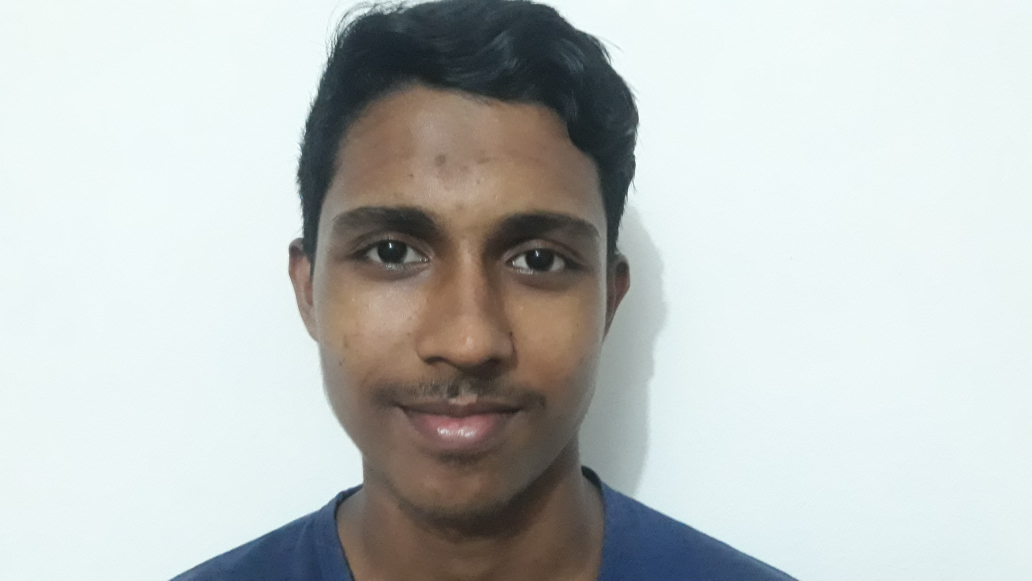
#> input picture TestImages/Test1.jpg, 4128 x 2322 px (shown at 1/4 size)
$ python tester.py
#> lines starting #> are read from the running program, lines starting #| are printed output that depends on the picture
### faceRecognition.py
import cv2
import os
import numpy as np

#This module contains all common functions that are called in tester.py file


#Given an image below function returns rectangle for face detected alongwith gray scale image
def faceDetection(test_img):
    gray_img=cv2.cvtColor(test_img,cv2.COLOR_BGR2GRAY)#convert color image to grayscale
    face_haar_cascade=cv2.CascadeClassifier('HaarCascade/haarcascade_frontalface_default.xml')#Load haar classifier
    faces=face_haar_cascade.detectMultiScale(gray_img,scaleFactor=1.32,minNeighbors=5)#detectMultiScale returns rectangles

    return faces,gray_img

#Given a directory below function returns part of gray_img which is face alongwith its label/ID
def labels_for_training_data(directory):
    faces=[]
    faceID=[]

    for path,subdirnames,filenames in os.walk(directory):
        for filename in filenames:
            if filename.startswith("."):
                print("Skipping system file")#Skipping files that startwith .
                continue

            id=os.path.basename(path)#fetching subdirectory names
            img_path=os.path.join(path,filename)#fetching image path
            print("img_path:",img_path)
            print("id:",id)
            test_img=cv2.imread(img_path)#loading each image one by one
            if test_img is None:
                print("Image not loaded properly")
                continue
            faces_rect,gray_img=faceDetection(test_img)#Calling faceDetection function to return faces detected in particular image
            if len(faces_rect)!=1:
               continue #Since we are assuming only single person images are being fed to classifier
            (x,y,w,h)=faces_rect[0]
            roi_gray=gray_img[y:y+w,x:x+h]#cropping region of interest i.e. face area from grayscale image
            faces.append(roi_gray)
            faceID.append(int(id))
    return faces,faceID


#Below function trains haar classifier and takes faces,faceID returned by previous function as its arguments
def train_classifier(faces,faceID):
    face_recognizer=cv2.face.LBPHFaceRecognizer_create()
    face_recognizer.train(faces,np.array(faceID))
    return face_recognizer

#Below function draws bounding boxes around detected face in image
def draw_rect(test_img,face):
    (x,y,w,h)=face
    cv2.rectangle(test_img,(x,y),(x+w,y+h),(255,0,0),thickness=5)

#Below function writes name of person for detected label
def put_text(test_img,text,x,y):
    cv2.putText(test_img,text,(x,y),cv2.FONT_HERSHEY_DUPLEX,2,(255,0,0),4)

### tester.py
import cv2
import os
import numpy as np
import faceRecognition as fr


#This module takes images  stored in diskand performs face recognition
test_img=cv2.imread('TestImages/Test1.jpg')#test_img path
#> test_img is the input picture: shape (2322, 4128, 3); mean B, G, R 194.6, 196.4, 191.7
faces_detected,gray_img=fr.faceDetection(test_img)
#> in faceDetection, `gray_img=cv2.cvtColor(test_img,cv2.COLOR_BGR2GRAY)#convert color image..`:
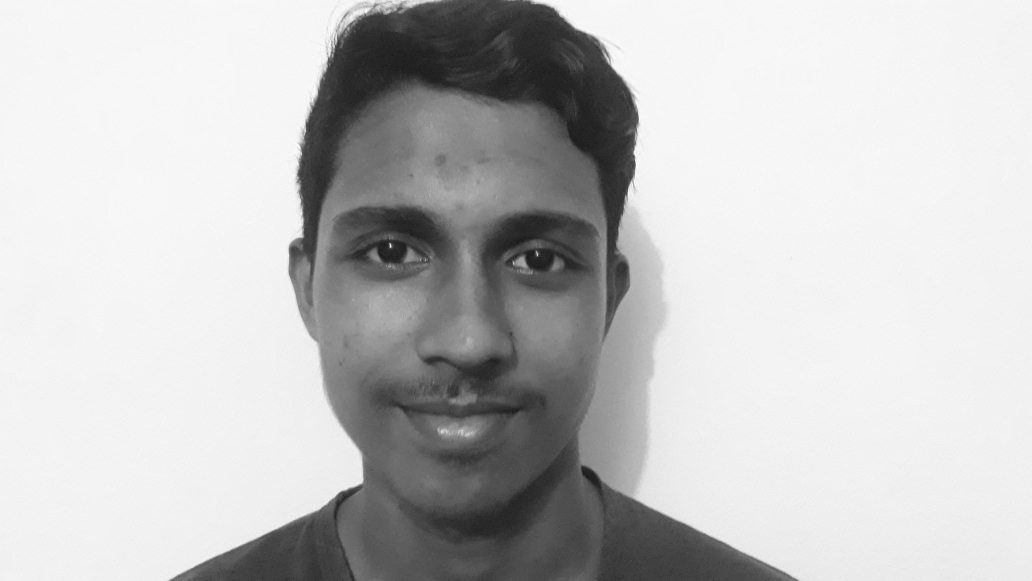
#> gray_img: shape (2322, 4128) (shown at 1/4 size); min 2, max 254, mean 194.7
#> in faceDetection, `faces=face_haar_cascade.detectMultiScale(gray_img,scaleFactor=1.32,min..`: faces = [[1024, 361, 1659, 1659]]
#> faces_detected = [[1024, 361, 1659, 1659]]
print("faces_detected:",faces_detected)
#| faces_detected: [[1024  361 1659 1659]]


#Comment belows lines when running this program second time.Since it saves training.yml file in directory
faces,faceID=fr.labels_for_training_data('trainingImages')
#> pass 2 of the loop in labels_for_training_data, `for path,subdirnames,filenames in os.walk(directory):`:
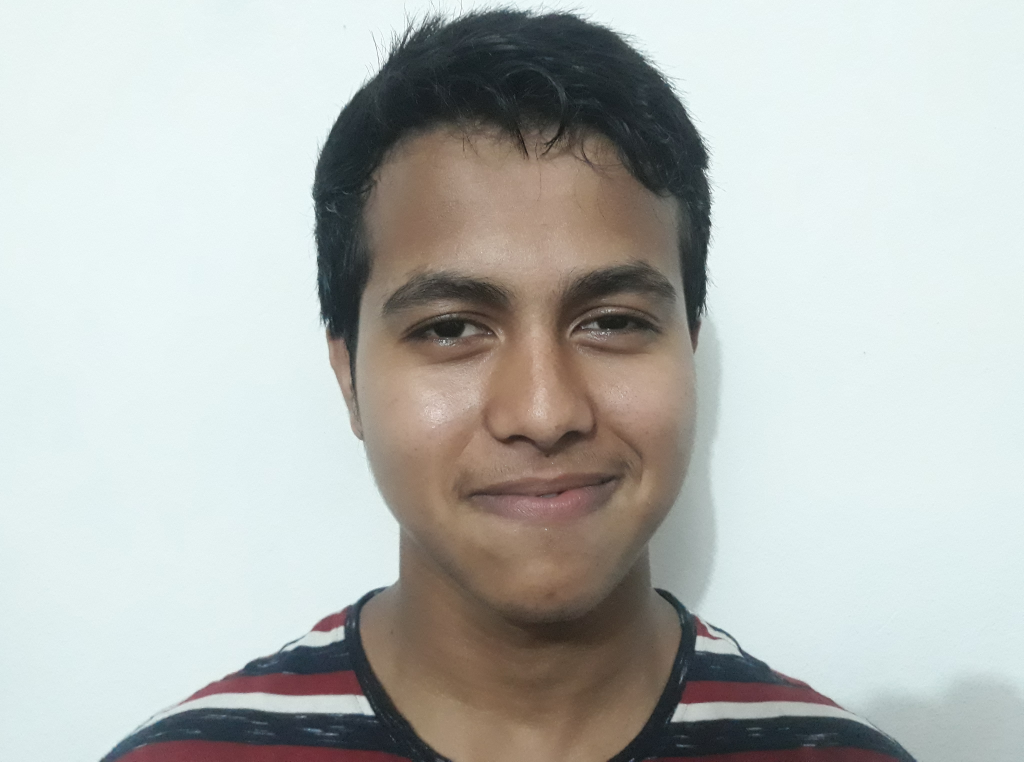
#> input picture trainingImages/0/Ahbab (1).jpg, 4095 x 3047 px (shown at 1/4 size)
#> in labels_for_training_data, test_img is the input picture: shape (3047, 4095, 3); mean B, G, R 183.1, 186.5, 183.5
#> in faceDetection (call 2), `gray_img=cv2.cvtColor(test_img,cv2.COLOR_BGR2GRAY)#convert color image..`:
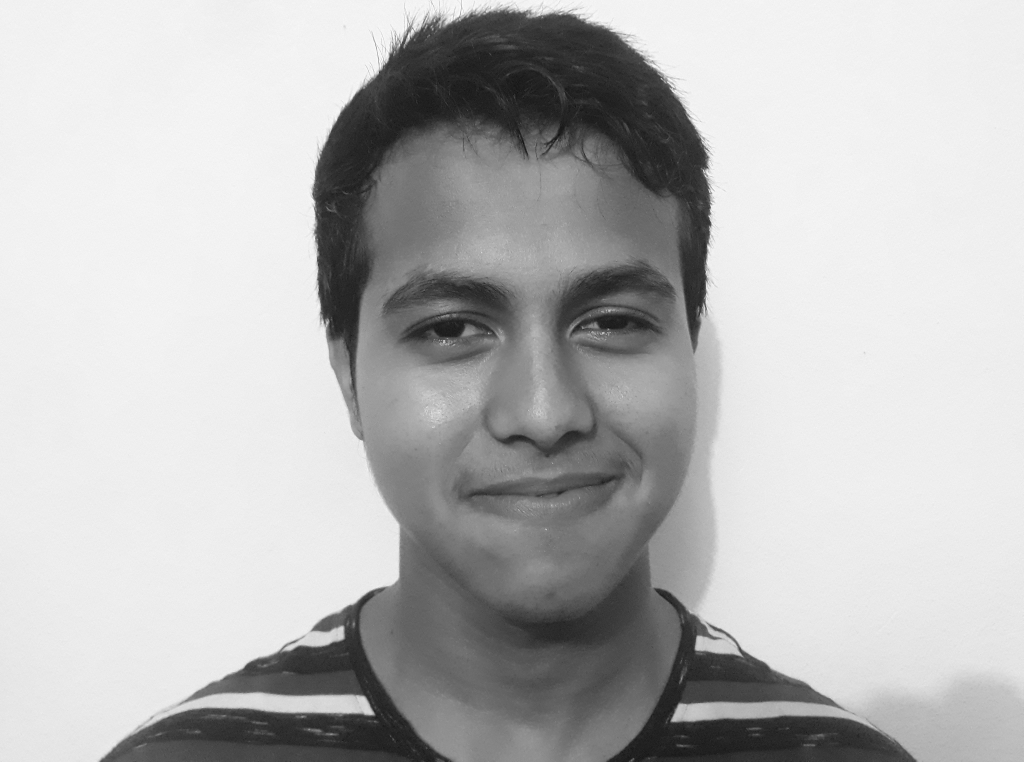
#> gray_img: shape (3047, 4095) (shown at 1/4 size); min 1, max 254, mean 185.1
#> faces = [[1256, 599, 1765, 1765]]
#> in labels_for_training_data, `(x,y,w,h)=faces_rect[0]`: x = 1256; y = 599; w = 1765
#> in labels_for_training_data, `roi_gray=gray_img[y:y+w,x:x+h]#cropping region of interest i.e. face a..`:
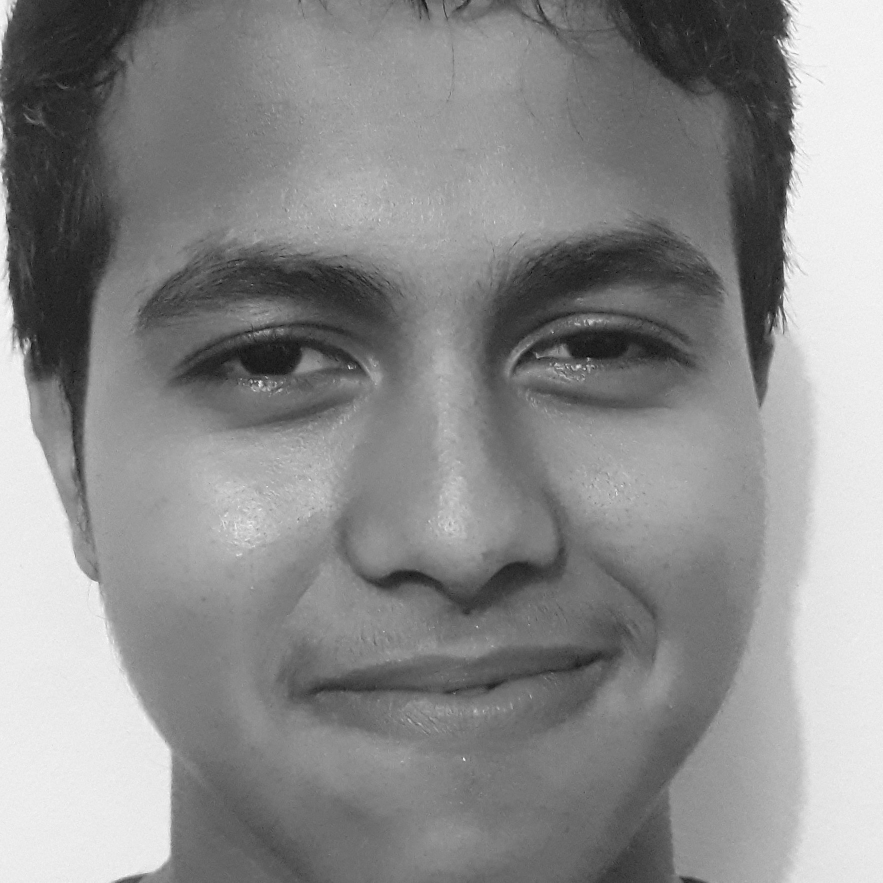
#> roi_gray: shape (1765, 1765) (shown at 1/2 size); min 2, max 254, mean 138.8
face_recognizer=fr.train_classifier(faces,faceID)
face_recognizer.write('trainingData.yml')


name={0:"Ahbab",1:"Ahsan",2:"Aju",3:"Fiaz",4:"Fizaa",5:"sadi",6:"Sani",7:"Sojib"}#creating dictionary containing names for each label

for face in faces_detected:
    (x,y,w,h)=face
    roi_gray=gray_img[y:y+h,x:x+h]
    label,confidence=face_recognizer.predict(roi_gray)#predicting the label of given image
    print("confidence:",confidence)
    print("label:",label)
    fr.draw_rect(test_img,face)
    predicted_name=name[label]
    if(confidence>37):#If confidence more than 37 then don't print predicted face text on screen
        continue
    fr.put_text(test_img,predicted_name,x,y)
#> this loop made 1 pass
#> pass 1, `roi_gray=gray_img[y:y+h,x:x+h]`:
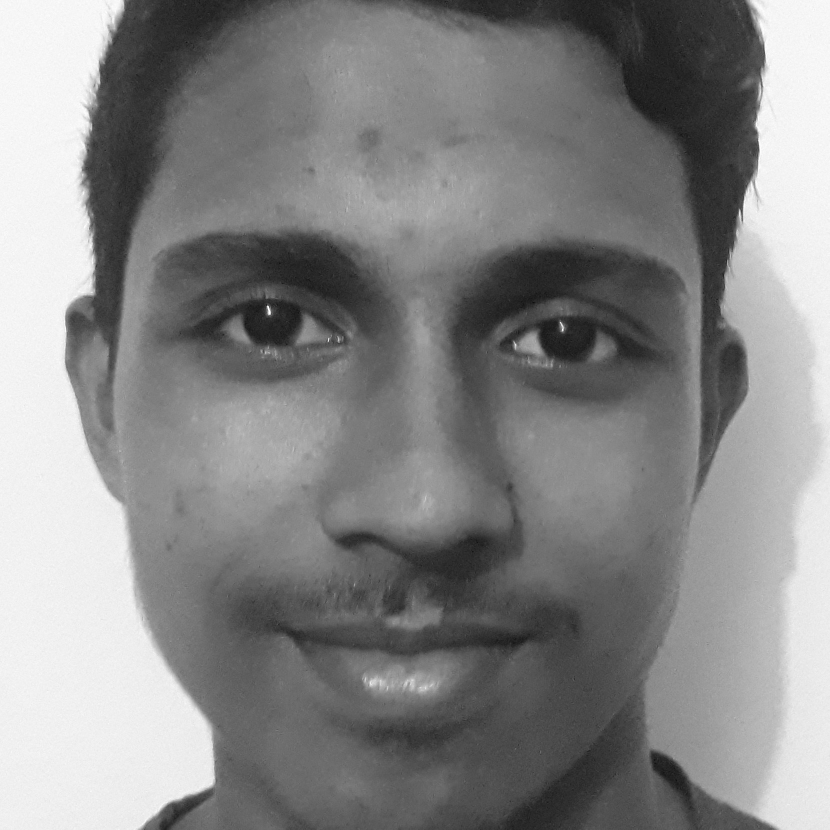
#> roi_gray: shape (1659, 1659) (shown at 1/2 size); min 2, max 254, mean 134.4

resized_img=cv2.resize(test_img,(1000,1000))
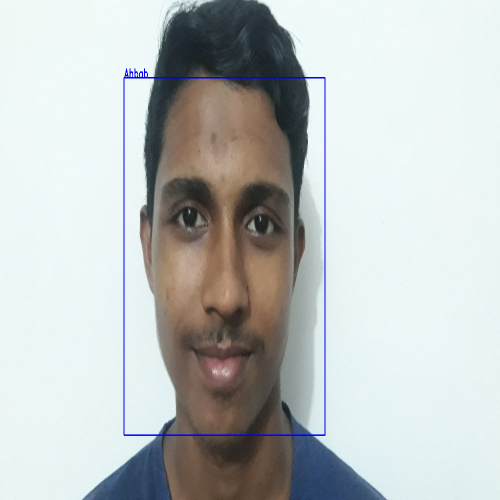
#> resized_img: shape (1000, 1000, 3) (shown at 1/2 size); mean B, G, R 194.9, 195.2, 190.6
cv2.imshow("face dtecetion tutorial",resized_img)
cv2.waitKey(0)#Waits indefinitely until a key is pressed
cv2.destroyAllWindows
